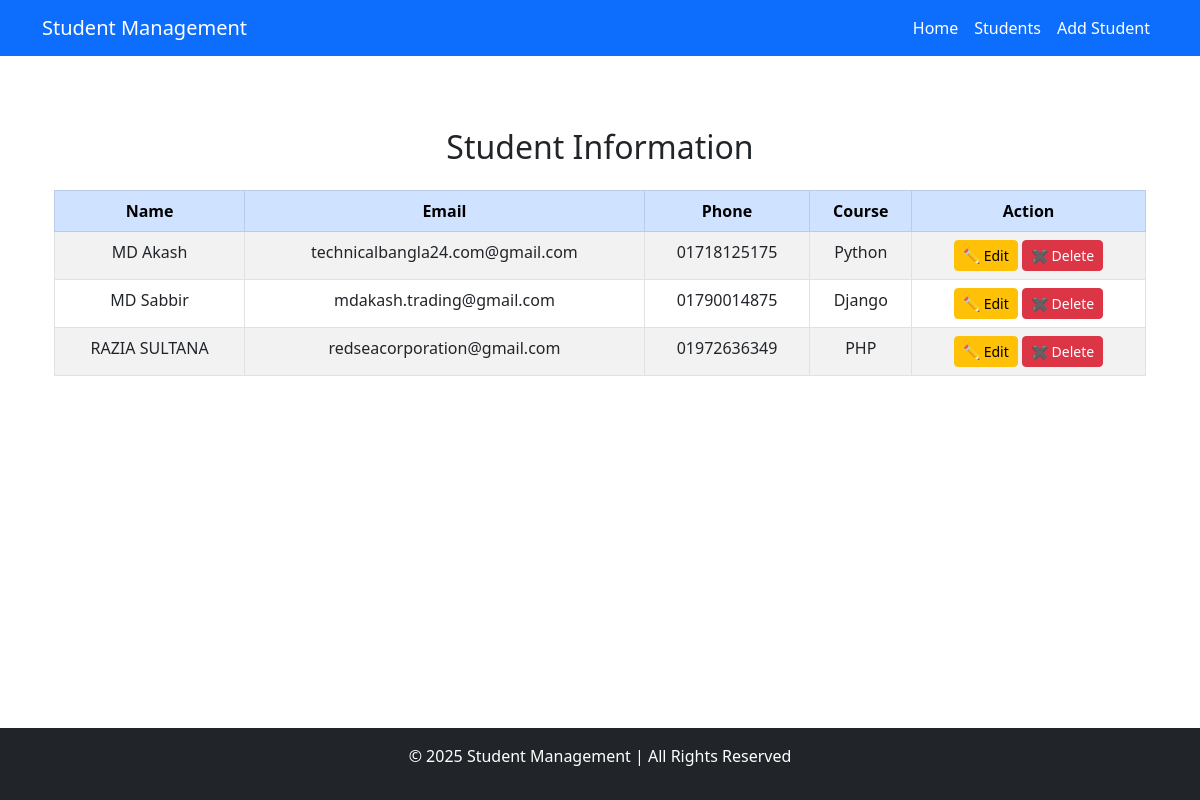
The page / on the database its author committed.
### student/models.py (models this page shows, shortened)
class Student(models.Model):
    name = models.CharField(max_length=100)
    email = models.EmailField()
    phone = models.CharField(max_length=15)
    course = models.CharField(max_length=100)

### student/views.py (the view)
# urls.py: path('', views.index, name='index' ),
def index(request):
    StudentS = Student.objects.all()
    context = {
        'students': StudentS
    }
    return render(request, 'index.html', context)

### templates/index.html (shortened to what this page needs)
{% extends 'base.html' %}
{% block content %}
<div class="container mt-4">
    <h2 class="text-center mb-4">Student Information</h2>
    <div class="table-responsive">
        <table class="table table-bordered table-striped text-center">
            <thead class="table-primary">
                <tr>
                    <th>Name</th>
                    <th>Email</th>
                    <th>Phone</th>
                    <th>Course</th>
                    <th>Action</th>
                </tr>
            </thead>
            <tbody>
                {% for student in students %}
                <tr>
                    <td> {{ student.name }} </td>
                    <td>{{ student.email }}</td>
                    <td>{{ student.phone }}</td>
                    <td>{{ student.course }}</td>
                    <td>
                        <a href="{% url 'edit_student' student.id %}" class="btn btn-warning btn-sm">✏ Edit</a>
    <a href="{% url 'delete_student' student.id %}" class="btn btn-danger btn-sm" onclick="return confirm('Are you sure you want to delete this student?');">✖ Delete</a></td>
                </tr>
                {% endfor %}
            </tbody>
        </table>
    </div>
</div>
{% endblock %}

### templates/base.html (shortened to what this page needs)
{% load static %}
<!DOCTYPE html>
<html lang="en">
<head>
    <link href="https://cdn.jsdelivr.net/npm/bootstrap@5.3.0/dist/css/bootstrap.min.css" rel="stylesheet">
    <link rel="stylesheet" href="{% static 'css/style.css' %}">
</head>
<body>
    <nav class="navbar navbar-expand-lg navbar-dark bg-primary">
        <div class="container">
            <a class="navbar-brand" href="{% url 'index' %}">Student Management</a>
            <div class="collapse navbar-collapse" id="navbarNav">
                <ul class="navbar-nav ms-auto">
                    <li class="nav-item"><a class="nav-link" href="{% url 'index' %}">Home</a></li>
                    <li class="nav-item"><a class="nav-link" href="{% url 'index' %}">Students</a></li>
                    <li class="nav-item"><a class="nav-link" href="{% url 'add_student' %}">Add Student</a></li>
                </ul>
            </div>
        </div>
    </nav>
    <main class="container my-5">
        {% block content %}
        {% endblock %}
    </main>
    <footer class="bg-dark text-white text-center py-3">
        <p>&copy; 2025 Student Management
            | All Rights Reserved</p>
    </footer>
</body>
</html>

### static/css/style.css (style rules this page uses)
.navbar { background-color: #007bff; }
.navbar-brand, .nav-link { color: white !important; }
html, body { height: 100%; display: flex; flex-direction: column; }
main { flex: 1; }
footer { margin-top: auto; }

### rows shown on the page
Student: name "MD Akash", email "technicalbangla24.com@gmail.com", phone "01718125175", course "Python"
Student: name "MD Sabbir", email "mdakash.trading@gmail.com", phone "01790014875", course "Django"
Student: name "RAZIA SULTANA", email "redseacorporation@gmail.com", phone "01972636349", course "PHP"
